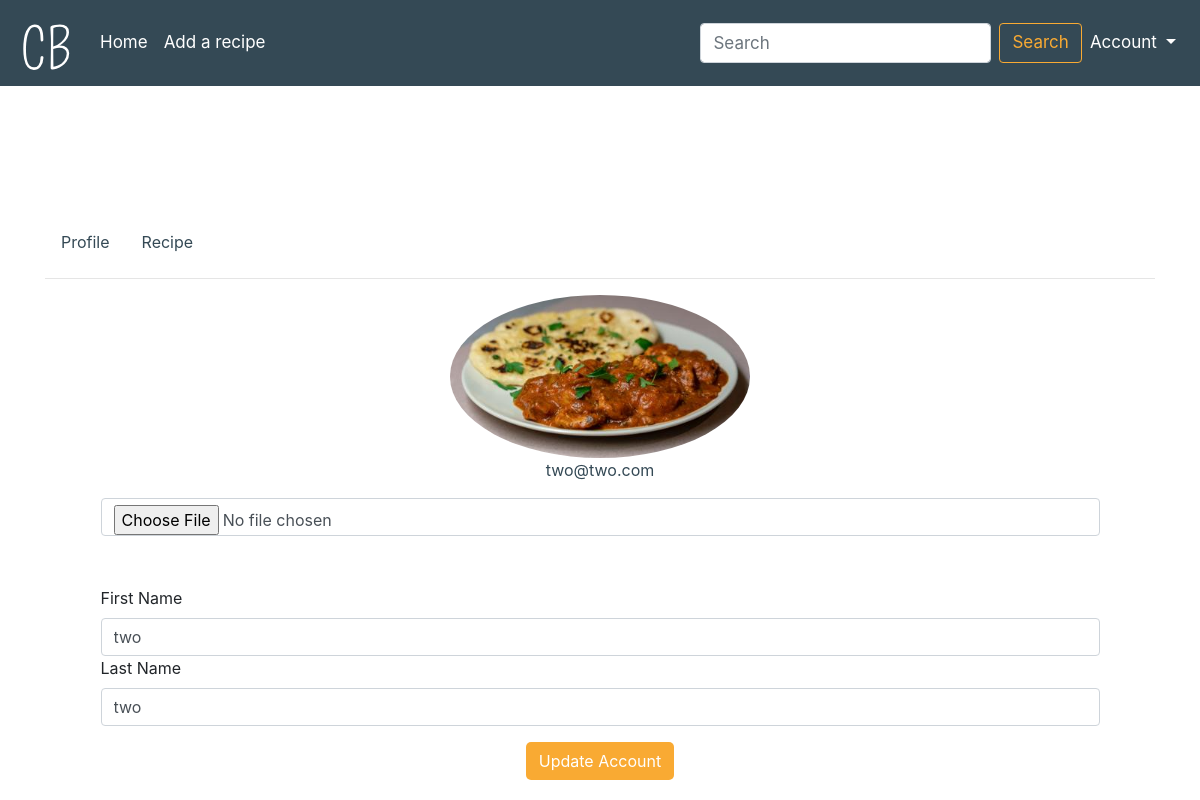
/account (signed in), run on the app's committed database.
### my_project/sign_up/models.py (models this page shows, shortened)
class UserInfo(db.Model):
    __tablename__ = 'usersinfo'
    user_id = db.Column(db.Integer, primary_key=True)
    first_name = db.Column(db.String(80), nullable=False)
    last_name = db.Column(db.String(80), nullable=False)
    email = db.Column(db.Integer, db.ForeignKey('users.email'),
        nullable=False)
    profile_image = db.Column(db.String(80), nullable=False, default='default.png')
    user = db.relationship('User',backref=db.backref('usersinfo', lazy=True))

### my_project/account/view.py (the view)
@account_view_bp.route('/account', methods=['GET', 'POST'])
@login_required
def account_view():
    form = UpdateAccount()
    user_info = UserInfo.query.filter_by(email=current_user.email).first()
    blogs_list = Blog.query.order_by(desc(Blog.date)).filter_by(email=current_user.email).all()
    if form.validate_on_submit():
        first_name = form.first_name.data
        last_name = form.last_name.data
        email = form.email.data # disabled
        print(current_user.email)
        print("On subbmit")
        print(form.profile_pic.data)
        if form.profile_pic.data:
            print(form.profile_pic.data)
            pic = add_profile_pic(pic_upload=form.profile_pic.data, email=current_user.email)
            user_info.profile_image = pic
            print("Image uploaded")
        user_info.first_name = first_name
        user_info.last_name = last_name
        db.session.add(user_info)
        db.session.commit()
        return redirect(url_for('blog_bp.view_blogs'))
    elif request.method == "GET":
        form.first_name.data = user_info.first_name
        form.email.data = current_user.email
        form.last_name.data = user_info.last_name
    return render_template('account/update_account.html', form=form, user_info=user_info, blogs_list=blogs_list)

### my_project/account/forms.py
class UpdateAccount(FlaskForm):
    first_name = StringField("First Name")
    last_name = StringField("Last Name")
    email = StringField("Email")
    old_password = PasswordField("Password")
    new_password = PasswordField("New Password", validators=[EqualTo('con_password', message="Password must match!!!")])
    con_password = PasswordField("Confirm Password")
    profile_pic = FileField('Update Profile Pic')
    submit = SubmitField("Update Account")

### my_project/sign_up/models.py (called while the page is built)
@login_manager.user_loader
def load_user(user_id):
    return User.query.get(user_id)

### my_project/account/templates/account/update_account.html (shortened to what this page needs)
 {% extends "base.html" %} {% block content %}
<div class="tab-container-center">
    <div class="classic-tabs">
        <ul class="nav tab" id="myClassicTab" role="tablist">
            <li class="nav-item">
                <a class="nav-link active" id="profile-tab-classic" data-toggle="tab" href="#profile-classic" role="tab" aria-controls="profile-classic" aria-selected="true" tabindex="1">Profile</a>
            </li>
            <li class="nav-item">
                <a class="nav-link" id="follow-tab-classic" data-toggle="tab" href="#recipe-classic" role="tab" aria-controls="recipe-classic" aria-selected="false" tabindex="2">Recipe</a>
            </li>
        </ul>
        <hr>
        <div class="tab-content" id="myClassicTabContent">
            <div class="tab-pane fade active show" id="profile-classic" role="tabpanel" aria-labelledby="profile-tab-classic">
                <div class="container-profile">
                    <div class="profile-div">
                        <picture>
                            <img src="{{url_for('static', filename='profile_pics/'+user_info.profile_image)}}" id="profile-img">
                            <p id="user_email">{{user_info.email}}</p>
                        </picture>
                    </div>
                    <div class="account-div">
                        <form class="form-row" method="POST" enctype="multipart/form-data">
                            <div class="form-group">
                                {{ form.profile_pic(class="form-control", onchange="readURL(this);")}}
                                <div class="user-details">
                                    {{form.first_name.label(class="padded_label")}} {{ form.first_name(class=" form-control ", value= user_info.first_name) }} {{form.last_name.label(class="padded_label")}} {{ form.last_name(class="form-control ", value=user_info.last_name) }}
                                </div>
                            </div>
                            <div class="update-btn">
                                {{ form.submit(class_="btn", id="submit_btn")}}
                            </div>
                        </form>
                    </div>
                </div>
            </div>
        </div>
    </div>
</div>
{% endblock %}

### my_project/static/css/main.css (style rules this page uses)
:root { --primary-color: #344955; --primmary-dark-color: #232F34; --primary-light-color: #4A6572; --secondary-color: #F9AA33; --small-screen-font-size: 16px; --med-screen-font-size: 17px; --big-screen-font-size: 20px; --heading-font-size: 24px; }
html, body { width: 100%; }
.classic-tabs { flex-basis: 100%; margin-top: 20%; }
.classic-tabs>ul>li>a { color: var(--primary-color); }
.container-profile { display: flex; flex-direction: column; }
.container-profile>div.profile-div { flex-basis: 100%; display: flex; justify-content: space-around; }
.container-profile>div.profile-div>picture { flex-basis: 50%; margin: auto; display: flex; justify-content: space-around; flex-direction: column; }
.container-profile>div.profile-div>picture>img { margin: auto; flex-basis: 50%; border-radius: 50%; max-width: 200px; }
.container-profile>div.profile-div>picture>p { margin-top: auto; text-align: center; color: var(--primary-color); }
.account-div { display: flex; justify-content: space-around; }
.account-div>form { flex-basis: 90%; margin: auto; display: flex; }
.account-div>form>div.form-group { flex-basis: 100%; }
.account-div>form>div.form-group>div.user-details { margin-top: 5%; }
.account-div>form>div.update-btn { flex-basis: fill; background-color: var(--secondary-color); margin: auto; border-radius: 5px; }
#submit_btn { color: white; }
@media screen and (min-width:700px) { .container>div.tab-container-center { flex-basis: 100%; } }
@media screen and (min-width:700px) { .container-profile>div.profile-div>picture { flex-basis: 100%; } }
@media screen and (min-width:700px) { .container-profile>div.profile-div>picture>img { max-width: 300px; } }

### data on the page
UserInfo: profile_image (picture), email "two@two.com", first_name "two", last_name "two"
